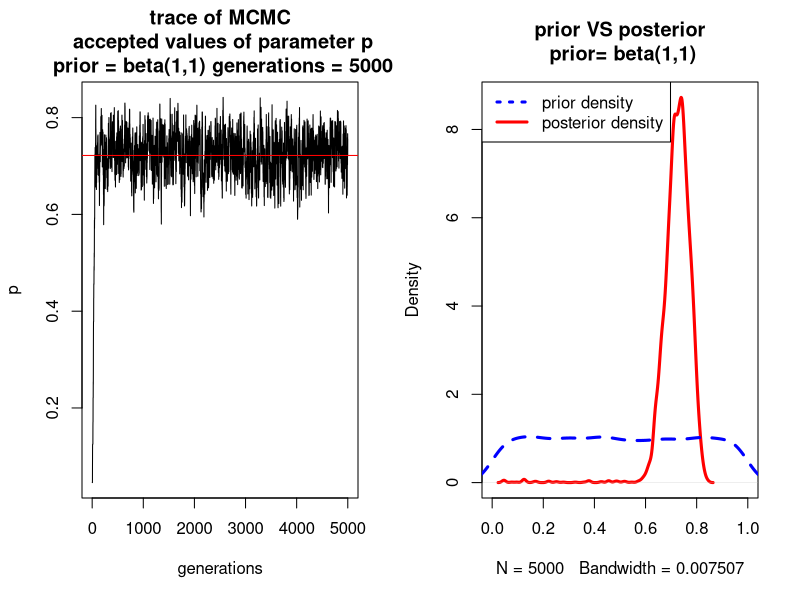

This figure's R source:

"Gaussian Posterior

Simulate Bayesian Update using Acceptance Probability 

Example from https://www.r-bloggers.com/understanding-bayesian-inference-with-a-simple-example-in-r/
check also - http://www.sumsar.net/ 
Coin flipping experiment, with a binomial distribution: binomial(n, p)

n = the number of tosses
p = probability to obtain a head. 

Query: given the number of tosses and the number of heads (h), 
what is the probability p of obtaining heads?

"

# Step 1) Set an initial value for p (prior)
p <- runif(1, 0, 1)  #(random value from 0 to 1)

#Step 2) Propose a new value of p, called p-prime.
p_prime <- p + runif(1, -0.05, 0.05)

#Step 3) Compute the acceptance probability of this new value for the parameter. 
#We have to check if the new value improves the posterior probability given our data. 
#This can be seen as the ratio: Pr(p_prime|h) / Pr(p|h).

"The advantage of this method is that we avoid to compute the marginal likelihood, 
that is often difficult to obtain with more complex models.

Let's stop here a little bit to explain each term of this equation."

#Likehood as a binomial function
likelihood <- function(h, n, p){  
  lh <- dbinom(h, n, p)  
  lh  
}  

#prior as a beta function
dbeta(p, 1, 1)

# Set the numer of tosses.  
n <- 100
# Set the number of heads obtained.  
h <- 73  

"Now, the acceptance probability (R, see equations in Step 3) will
be the minimum value: 1 or the ratio of posterior
probabilities given the different p. We express this equation in R language as follows"

R <- likelihood(h,n,p_prime)/likelihood(h,n,p) * (dbeta(p_prime,1,1)/dbeta(p,1,1))  

posterior <- data.frame()  

# Set the lenght of the loop (Markov Chain, number of iterations).  
nrep <- 5000  
# Start the loop (MCMC)  
for (i in 1:nrep) {  
  # Obtain a new proposal value for p  
  p_prime <- p + runif(1, -0.05,0.05)  
  # Avoid values out of the range 0 - 1  
  if (p_prime < 0) {p_prime <- abs(p_prime)}  
  if (p_prime > 1) {p_prime <- 2 - p_prime}  
  # Compute the acceptance proability using our likelihood function and the  
  # beta(1,1) distribution as our prior probability.  
  R <- likelihood(h,n,p_prime)/likelihood(h,n,p) * (dbeta(p_prime,1,1)/dbeta(p,1,1))  
  # Accept or reject the new value of p  
  if (R > 1) {R <- 1}  
  random <- runif (1,0,1)  
  if (random < R) {  
    p <- p_prime  
  }  
  # Store the likelihood of the accepted p and its value  
  posterior[i,1] <- log(likelihood(h, n, p))  
  posterior[i,2] <- p  
  print(i)  
}  

###################
# PLOTTING

par(mfrow= c(1,2))  
prior <- rbeta(5000, 1,1)  
plot(1:5000 ,posterior$V2, cex=0, xlab = "generations", ylab = "p",  
     main = "trace of MCMC\n accepted values of parameter p\n prior = beta(1,1) generations = 5000")  
lines(1:5000, posterior$V2, cex=0)  
abline(h=mean(posterior$V2), col="red")  
plot(density(posterior$V2), xlim = c(min(min(prior),min((posterior$V2))), max(max(prior),max((posterior$V2)))),   
     ylim = c(0, max(max(density(prior)$y),max((density(posterior$V2)$y)))), main= "prior VS posterior\n prior= beta(1,1)",  
     lwd=3, col="red")  
lines(density(prior), lwd=3, lty=2, col="blue")  
legend("topleft", legend=c("prior density","posterior density"),  
       col=c("blue","red"), lty=c(3,1), lwd=c(3,3), cex = 1)

###############################